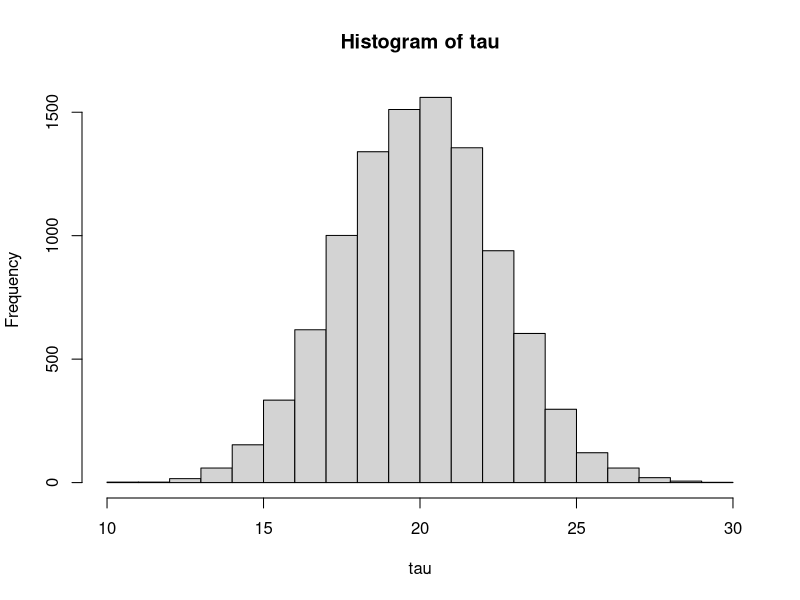
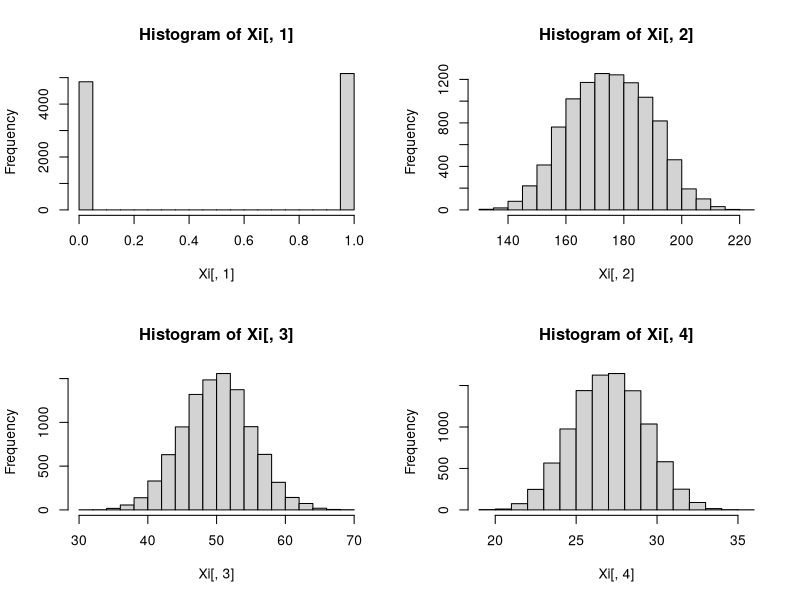

Source code (R) for these figures, in order:
## ---- chunk 1
knitr::opts_chunk$set(echo = TRUE)
require(dplyr)
## ---- chunk 2
set.seed(1234)
n <- 10000
p <- 7
treat <- sample(0:1, n, replace = T)
# create the covariates such that they are normalized
Xi <- matrix(NA,n,p)

Xi[,1] <-  rbinom(10000,1,0.52) # Gender
Xi[,2] <- ifelse(Xi[,1] == 1, rnorm(n,185,10),rnorm(n,165,10)) # Weight
Xi[,3] <- rnorm(n,50,5)# Age
Xi[,4] <- Xi[,2]/7 + 2 + rnorm(n) # BMI
Xi[,5] <- (rnorm(n,5,1)) # Tumor Size
Xi[,6] <- rbinom(10000,1,0.7) # HBP
Xi[,7] <- rbinom(10000,1,0.2) # Relapse

X_mat <- cbind(rep(1, n),Xi)

# Parameters 
# beta - vector of slopes for the 5 covariates to generate Y
beta <- rnorm(p+1, 0,1)
# vector of slopes for the 5 covariates to generate tau
gamma <- rnorm(p+1, 0, 0.5)

tau <- X_mat%*%gamma 
Y1 <- X_mat%*%beta + tau + rnorm(n, 0, 1)
Y0 <- X_mat%*%beta + rnorm(n,0,1)

mean(Y1) - mean(Y0)

colnames(X_mat) = c('beta0','Gender','Weight', 'Age', 'BMI', 'Size_Tumor', 'HBP', 'Relapse')
## ---- chunk 3
hist(tau)
## ---- chunk 4
par(mfrow = c(2,2))
hist(Xi[,1])
hist(Xi[,2])
hist(Xi[,3])
hist(Xi[,4])
## ---- chunk 5
researchData <- data.frame(X_mat,treat,Y = ifelse(treat == 1,Y1,Y0)) %>% select(-beta0)
godData <- data.frame(X_mat,treat,Y1,Y0) %>% select(-beta0)
